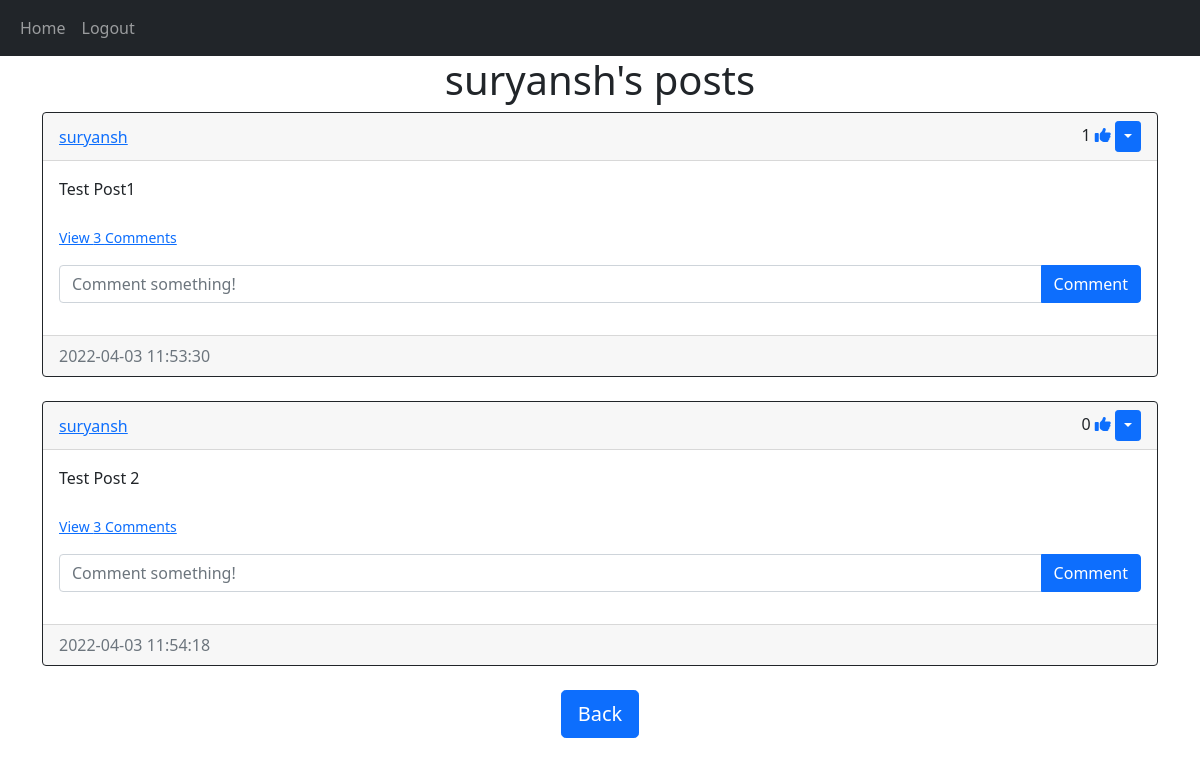
Screenshot of /posts/suryansh (signed in) with the database file from the repository.
### website/models.py (models this page shows)
class User(db.Model, UserMixin):
    id = db.Column(db.Integer, primary_key=True)
    email = db.Column(db.String(150), unique=True)
    username = db.Column(db.String(150), unique=True)
    password = db.Column(db.String(150))
    date_created = db.Column(db.DateTime(timezone=True), default=func.now())
    posts = db.relationship("Post", backref="user", passive_deletes=True)
    comments = db.relationship("Comment", backref="user", passive_deletes=True)
    likes = db.relationship("Like", backref="user", passive_deletes=True)

class Post(db.Model):
    id = db.Column(db.Integer, primary_key=True)
    text = db.Column(db.Text, nullable=False)
    date_created = db.Column(db.DateTime(timezone=True), default=func.now())
    author = db.Column(
        db.Integer, db.ForeignKey("user.id", ondelete="CASCADE"), nullable=False
    )
    comments = db.relationship("Comment", backref="post", passive_deletes=True)
    likes = db.relationship("Like", backref="post", passive_deletes=True)

### website/views.py (the view)
@views.route("/posts/<username>")
@login_required
def posts(username):
    user = User.query.filter_by(username=username).first()
    if not user:
        flash('No user with that username exists.', category='error')
        return redirect(url_for('views.home'))
    posts = user.posts
    return render_template("posts.html", user=current_user, posts=posts, username=username)

### website/__init__.py (called while the page is built)
def create_app():
    app = Flask(__name__)
    app.config['SECRET_KEY'] = "helloworld"
    app.config['SQLALCHEMY_DATABASE_URI'] = f'sqlite:///{DB_NAME}'
    db.init_app(app)
    from .views import views
    from .auth import auth
    app.register_blueprint(views,url_prefix = "/")
    app.register_blueprint(auth,url_prefix = "/")
    from .models import User, Post, Comment, Like
    create_database(app)
    login_manager = LoginManager()
    login_manager.login_view = "auth.login"
    login_manager.init_app(app)
    @login_manager.user_loader
    def load_user(id):
        return User.query.get(int(id))
    return app

### website/templates/posts.html (shortened to what this page needs)
{% extends "posts_div.html" %}  {% block header %} {{username}}'s posts {% endblock %} {% block footer %}
    <div align="center">
      <a href="/home"
        ><button type="button" class="btn btn-primary btn-lg">Back</button></a
      >
    </div>
    {% endblock %}

### website/templates/posts_div.html (shortened to what this page needs)
{% extends "base.html" %} {% block title %}Home{% endblock %} {% block content
%}
<h1 align="center">{% block header %}Posts{% endblock %}</h1>
<div id="posts">
  {% for post in posts %}
  <div class="card border-dark">
    <div class="card-header d-flex justify-content-between align-items-center">
      <a href="/posts/{{post.user.username}}">{{post.user.username}}</a>
      <div>
          {{ post.likes|length }}
       <a href="/like-post/{{post.id}}"><i class="fas fa-thumbs-up"></i></a>
          {% if user.id == post.author %}
        <div class="btn-group">
          <button type="button" class="btn btn-sm btn-primary dropdown-toggle" data-bs-toggle="dropdown"></button>
        </div>
        {% endif %}
      </div>
    </div>
    <div class="card-body">
      <div class="card-text">{{post.text}}</div>
      <br />
      <p class="card-text">
        {% if post.comments|length > 0 %}
        <a data-bs-toggle="collapse" href="#comments-{{post.id}}" role="button">
          <small>View {{post.comments|length}} Comments</small>
        </a>
        {% else %}
        <small class="text-muted">No Comments</small>
        {% endif %}
      </p>
      <form class="input-group mb-3" method="POST" action="/create-comment/{{post.id}}">
        <input type="text" id="text" name="text" class="form-control" placeholder="Comment something!" />
        <button type="submit" class="btn btn-primary">Comment</button>
      </form>
    </div>
    <div class="card-footer text-muted">{{post.date_created}}</div>
  </div>
  <br /> {% endfor %}
</div>
{% block footer %}{% endblock %} {% endblock %}

### website/templates/base.html (shortened to what this page needs)
<!DOCTYPE html>
<html lang="en">
<head>
  <link href="https://cdn.jsdelivr.net/npm/bootstrap@5.0.2/dist/css/bootstrap.min.css" rel="stylesheet"
 />
</head>
<body>
  <nav class="navbar navbar-expand-lg navbar-dark bg-dark">
    <div class="container-fluid">
      <div class="collapse navbar-collapse" id="navbar">
        <div class="navbar-nav">
          <a class="nav-item nav-link" href="/home">Home</a>
          {% if user.is_authenticated %}
          <a class="nav-item nav-link" href="/logout">Logout</a>
          {% else %}
          <a class="nav-item nav-link" href="/login">Login</a>
          <a class="nav-item nav-link" href="/sign-up">Sign Up</a>
          {% endif %}
        </div>
      </div>
    </div>
  </nav>
  <div class="container">{% block content %}{% endblock %}</div>
</body>
</html>

### rows the page displays
User: username "suryansh"
Post: user.username "suryansh", likes|length "1", text "Test Post1", comments|length "3", date_created "2022-04-03 11:53:30"
Post: user.username "suryansh", likes|length "0", text "Test Post 2", comments|length "3", date_created "2022-04-03 11:54:18"
